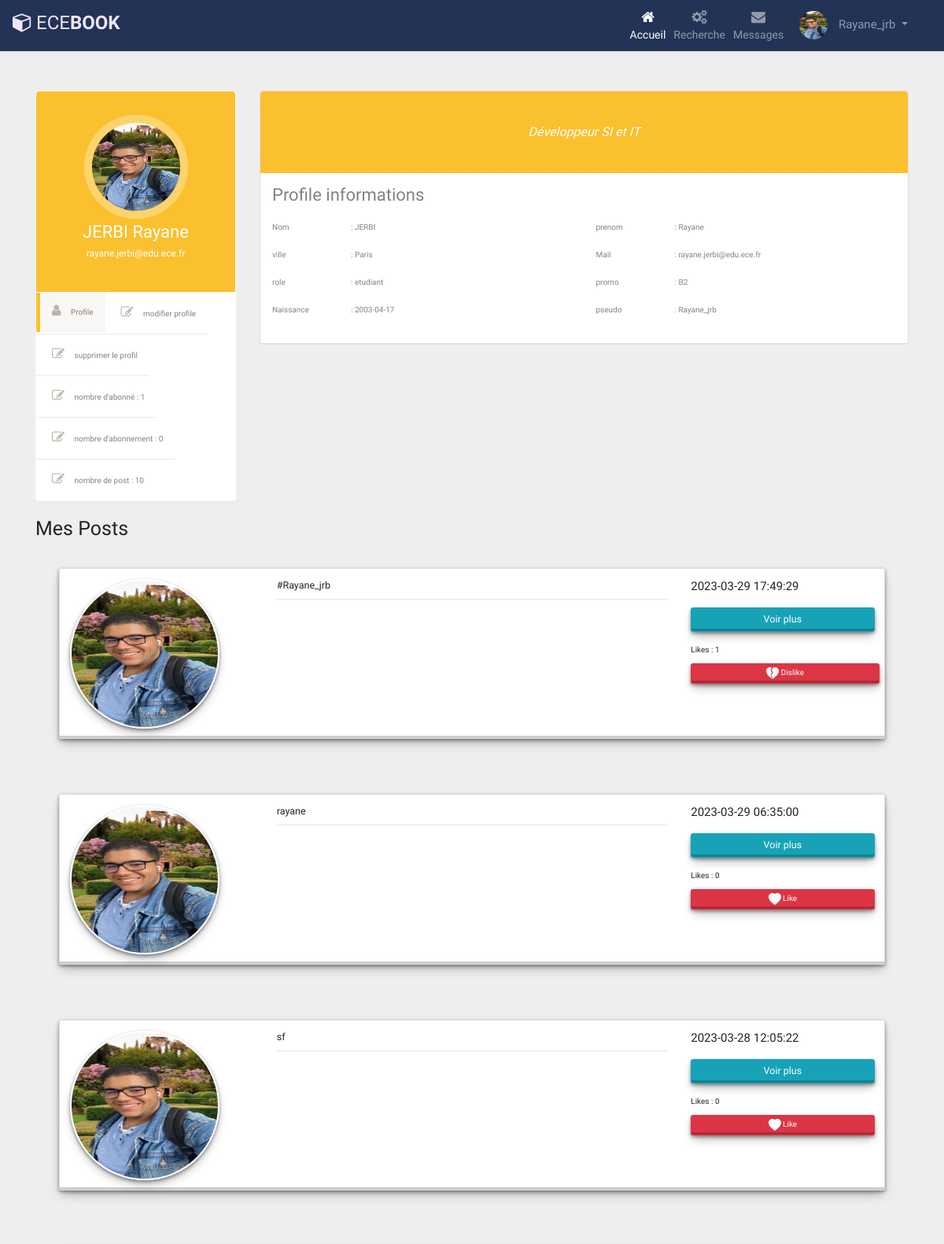
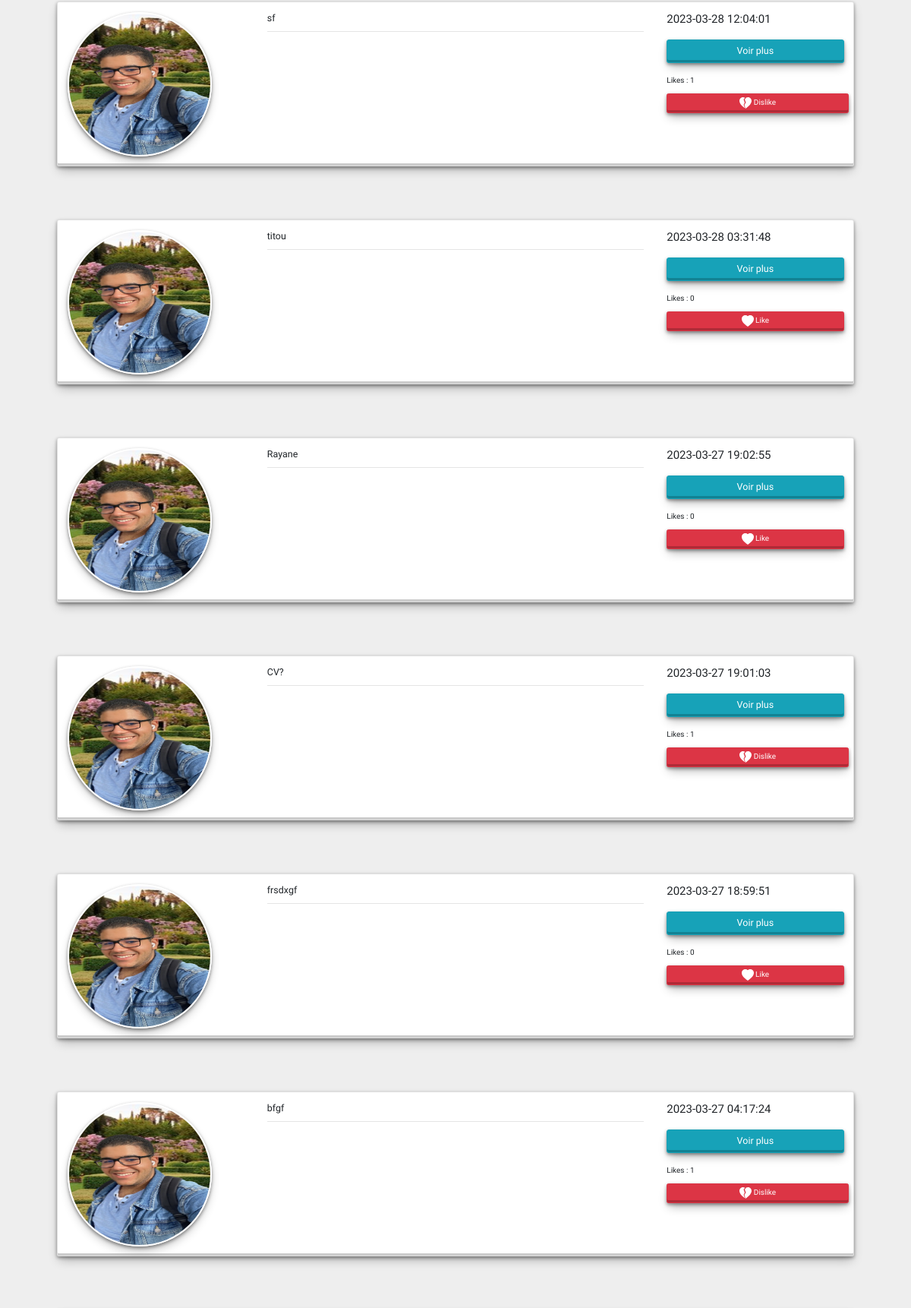
Page /views/profile.php (signed in, upper part) on the committed database (2 pictures, top to bottom).
### tables this page shows
CREATE TABLE IF NOT EXISTS `utilisateur` (
  `id_user` int NOT NULL AUTO_INCREMENT,
  `nom` varchar(255) DEFAULT NULL,
  `prenom` varchar(255) DEFAULT NULL,
  `image` varchar(255) NOT NULL,
  `ville` varchar(255) DEFAULT NULL,
  `adressemail` varchar(255) DEFAULT NULL,
  `mdp` varchar(255) DEFAULT NULL,
  `roll` enum('etudiant','professeur','admin') DEFAULT 'etudiant',
  `promo` text,
  `datedenaissance` date DEFAULT NULL,
  `description` varchar(255) DEFAULT NULL,
  `pseudo` varchar(255) DEFAULT NULL,
  `code_confirmation` varchar(255) NOT NULL,
  `confirmer` tinyint(1) DEFAULT 1,
  PRIMARY KEY (`id_user`)
);

CREATE TABLE IF NOT EXISTS `post` (
  `id_post` int NOT NULL AUTO_INCREMENT,
  `message` text,
  `image` varchar(255) DEFAULT NULL,
  `nomcrea` varchar(255) DEFAULT NULL,
  `titre` varchar(255) DEFAULT NULL,
  `id_user` int DEFAULT NULL,
  `nom` varchar(255) DEFAULT NULL,
  `publique` tinyint(1) DEFAULT '0',
  `date` timestamp NOT NULL DEFAULT CURRENT_TIMESTAMP,
  PRIMARY KEY (`id_post`),
  KEY `id_user` (`id_user`)
);

### controller/database.php (called while the page is built, shortened)
<?php
class Database{
    private static $dns;
    private static $user;
    private static $password;
    private static $database;
    public function __construct()
    {
        self::$dns = "mysql:host=localhost;dbname=ecebook;port=3306";
        self::$user = "root";
        self::$password = "";
        try {
            self::$database = new PDO(self::$dns, self::$user, self::$password);
            self::$database->setAttribute(PDO::ATTR_ERRMODE, PDO::ERRMODE_EXCEPTION);
        } catch(PDOException $e) {
            echo "Erreur de connexion à la base de données: " . $e->getMessage();
            die();
        }
    }
    public static function getInstance() {
        return self::$database;
    }
public function GetUserById($user_id) {
    $database = self::getInstance();
    $query = "SELECT * FROM utilisateur  WHERE id_user = ?";
    $statement = $database->prepare($query);
    $statement->bindParam(1, $user_id, PDO::PARAM_INT);
    $statement->execute();
    $user = $statement->fetch(PDO::FETCH_ASSOC);
    return $user;
}
public function getAllPostsByIduser($id_user) {
    $database = self::getInstance();
    $query = "SELECT * FROM post WHERE id_user=:user_id ORDER BY date DESC";
    $statement = $database->prepare($query);
    $statement->bindParam(":user_id", $id_user);
    $statement->execute();
    return $statement->fetchAll();
}
    public function getCountforPostbyIdpost($id_post){
        $database = self::getInstance();
        $query = "SELECT count(*) FROM likes WHERE id_post=:id_post";
        $statement = $database->prepare($query);
        $statement->bindParam(":id_post", $id_post);
        $statement->execute();
        $count = $statement->fetch(PDO::FETCH_NUM);
        return $count[0];
    }
    function userLikesAnnonce($id_user,$id_post){
        $sql = "SELECT * FROM `likes` WHERE `id_user`= ? AND `id_post` = ?";
        $statementCHECK = self::$database->prepare($sql);
        $statementCHECK->execute(array( $id_user, $id_post ));
        if ( sizeof($statementCHECK->fetchAll()) == 0 ) {
            return true;
        }else{
            return false;
        }
    }
public function getSubsByUser2Id($user2_id)
{
    $database = self::getInstance();
    $query = "SELECT * FROM abonnement WHERE user2_id=:user2_id";
    try{
        $statement = $database->prepare($query);
        $statement->bindParam(':user2_id', $user2_id);
        $statement->execute();
        $results = $statement->fetchAll(PDO::FETCH_ASSOC);
        return $results;
    }catch(PDOException $e){
        echo "Error getting the subscribers: " . $e->getMessage();
        die();
    }
}
public function getSubsByUser1Id($user1_id)
{
    $database = self::getInstance();
    $query = "SELECT * FROM abonnement WHERE user1_id=:user1_id";
    try{
        $statement = $database->prepare($query);
        $statement->bindParam(':user1_id', $user1_id);
        $statement->execute();
        $results = $statement->fetchAll(PDO::FETCH_ASSOC);
        return $results;
    }catch(PDOException $e){
        echo "Error getting the subscribers: " . $e->getMessage();
        die();
    }
}
}

### model/profil.php (called while the page is built, shortened)
<?php
require_once("../controller/database.php");
if(!isset($_SESSION["id_user"])){
    header("Location:../views/connexion.php");
    exit();
} else {
    $db = new Database();
    $nb_abonnement = count($db->getSubsByUser2Id($_SESSION["id_user"]));
    $nb_abonné = count($db->getSubsByUser1Id($_SESSION["id_user"]));
    $nb_post=count($db->getAllPostsByIduser($_SESSION["id_user"]));
}
?>

### views/profile.php (the view, shortened to what this page needs)
<?php
require_once("../model/profil.php");
?>
<!DOCTYPE html>
<html lang="en">
<head>
    <link rel="stylesheet" href="../style/profile.css">
    <link rel="stylesheet" href="https://maxcdn.bootstrapcdn.com/bootstrap/3.3.7/css/bootstrap.min.css">
</head>
<body>
    <?php require("../model/navbar.php") ?>
<div class="container bootstrap snippets bootdey">
<div class="row">
  <div class="profile-nav col-md-3">
      <div class="panel ">
          <div class="user-heading round">
              <a href="#">
              <?php
					if($user["image"] != null) : ?>
						<img src="../uploads/<?=  $user["image"] ?>"  class="d-block ui-w-100 rounded-circle" />
                    <?php elseif ($user["image"] == null) : ?>
						<img src="../uploads/avatar.png"  class="d-block ui-w-100 rounded-circle"/>
                <?php endif ; ?>
              </a>
              <h1><?=  $user["nom"] . " " . $user["prenom"] ?></h1>
              <p><?=  $user["adressemail"] ?></p>
          </div>
          <ul class="nav nav-pills nav-stacked">
              <li class="active"><a href="#"> <i class="fa fa-user"></i> Profile</a></li>
              <li><a href="../views/updateUser.php"> <i class="fa fa-edit"></i> modifier profile</a></li>
              <li><a href="../model/deleteUser.php"> <i class="fa fa-edit"></i> supprimer le profil</a></li>
              <li><a href="#"> <i class="fa fa-edit"></i> nombre d'abonné : <?php echo $nb_abonnement ?></a></li>
              <li><a href="#"> <i class="fa fa-edit"></i> nombre d'abonnement : <?php echo $nb_abonné ?></a></li>
              <li><a href="#"> <i class="fa fa-edit"></i> nombre de post : <?php echo $nb_post ?></a></li>
          </ul>
      </div>
  </div>
  <div class="profile-info col-md-9">
        <div class="panel card ">
            <div class="bio-graph-heading">
                <?=  $user["description"] ?>
            </div>
            <div class="panel-body bio-graph-info">
                <h1>Profile informations </h1>
                <div class="row">
                    <div class="bio-row">
                        <p><span>Nom </span>: <?= $user["nom"]  ?></p>
                    </div>
                    <div class="bio-row">
                        <p><span>prenom </span>: <?=  $user["prenom"] ?></p>
                    </div>
                    <div class="bio-row">
                        <p><span>ville </span>: <?= $user["ville"]  ?></p>
                    </div>
                    <div class="bio-row">
                        <p><span>Mail</span>: <?= $user["adressemail"] ?></p>
                    </div>
                    <div class="bio-row">
                        <p><span>role </span>: <?=  $user["roll"] ?> </p>
                    </div>
                    <div class="bio-row">
                        <p><span>promo </span>: <?=  $user["promo"] ?></p>
                    </div>
                    <div class="bio-row">
                        <p><span>Naissance </span>: <?= $user["datedenaissance"] ?></p>
                    </div>
                    <div class="bio-row">
                        <p><span>pseudo </span>: <?=  $user["pseudo"] ?></p>
                    </div>
                </div>
            </div>
        </div>
    </div>
    </div>
    <h1>Mes Posts</h1>
    <?php
    $posts=$db->getAllPostsByIduser($user["id_user"]);
    foreach($posts as $post) :
        ?>
  <?php $nombre = $db->getCountforPostbyIdpost($post["id_post"]);?>
<section style="background-color: #eee;">
  <div class="container py-5">
    <div class="row justify-content-center mb-3">
      <div class="col-md-12 col-xl-15">
      <div class="container gedf-wrapper">
      <div class="card ">
          <div class="card-body">
            <div class="row">
              <div class="col-md-12 col-lg-3 col-xl-3 mb-4 mb-lg-0">
                <div class="bg-image hover-zoom ripple rounded ripple-surface">
                <?php
                  if($user["image"] != null) : ?>
                    <img src="../uploads/<?=  $user["image"] ?>"   class="w-100 avatar-post" />
                  <?php elseif ($user["image"] == null) : ?>
                    <img src="../uploads/avatar.png"  class="w-100"/>
                  <?php endif ; ?>
                </div>
              </div>
              <div class="col-md-6 col-lg-6 col-xl-6">
                <h5><?= $post["titre"] ?></h5>
              <hr>
              </div>
              <div class="col-md-6 col-lg-3 col-xl-3 border-sm-start-none border-start">
                <div class="d-flex flex-row align-items-center mb-1">
                  <h4 class="mb-1 me-1"><?=  $post["date"] ?></h4>
                </div>
                <div class="d-flex flex-column mt-4">
                  <a class="btn btn-lg btn-square btn-info text-info-hover"   href="../views/SinglepagePost.php?post_id=<?php echo intval($post['id_post']); ?>&user_id=<?php echo intval($post['id_user']); ?>"><i class="bi bi-trash"></i> Voir plus</a><br>
                  <?php
                            if ( $db->userLikesAnnonce($_SESSION['id_user'],$post["id_post"]) == true ) {
                                echo '
                                <p><span>Likes </span>: '.$nombre.'</p>
                                <a href="../model/addLikeUser.php?user_id='.$_SESSION['id_user'].'&post_id='.$post["id_post"].'" style="max-width: 240px" class="btn btn-danger " >
                                    <svg xmlns="http://www.w3.org/2000/svg" width="16" height="16" fill="currentColor" class="bi bi-heart-fill" viewBox="0 0 16 16">
                                    <path fill-rule="evenodd" d="M8 1.314C12.438-3.248 23.534 4.735 8 15-7.534 4.736 3.562-3.248 8 1.314z"/>
                                    </svg> Like
                                </a> &nbsp;&nbsp;&nbsp;
                                ';
                            }elseif($db->userLikesAnnonce($_SESSION['id_user'],$post["id_post"]) == false ) {
                                echo '
                                <p><span>Likes </span>: '.$nombre.'</p>
                                <a href="../model/addLikeUser.php?user_id='.$_SESSION['id_user'].'&post_id='.$post["id_post"].'"  style="width: 240px" class="btn btn-danger " style="width: 250px">
                                <svg xmlns="http://www.w3.org/2000/svg" width="16" height="16" fill="currentColor" class="bi bi-heartbreak-fill" viewBox="0 0 16 16">
                                <path fill-rule="evenodd" d="M8.931.586 7 3l1.5 4-2 3L8 15C22.534 5.396 13.757-2.21 8.931.586ZM7.358.77 5.5 3 7 7l-1.5 3 1.815 4.537C-6.533 4.96 2.685-2.467 7.358.77Z"/>
                                </svg> Dislike
                            </a> &nbsp;&nbsp;&nbsp;
                                ';
                            }
                            ?>
                </div>
              </div>
            </div>
          </div>
        </div>
        </div>
      </div>
    </div>
  </div>
</section>
<?php endforeach ; ?>
</body>
</html>

### model/navbar.php (shortened to what this page needs)
<?php
require_once("../controller/database.php");
if(isset($_SESSION["id_user"])){
	$db = new Database();
	$user = $db->GetUserById($_SESSION["id_user"]);
}
?>
<!DOCTYPE html>
<html lang="en">
<head>
<link rel="stylesheet" href="https://stackpath.bootstrapcdn.com/bootstrap/4.5.0/css/bootstrap.min.css">
<link rel="stylesheet" href="https://maxcdn.bootstrapcdn.com/font-awesome/4.7.0/css/font-awesome.min.css">
<link rel="stylesheet" href="../style/navbar.css">
</head>
<body>
<nav class="navbar navbar-expand-xl navbar-dark bg-dark">
	<a href="#" class="navbar-brand"><i class="fa fa-cube"></i>ECE<b>BOOK</b></a>
	<div id="navbarCollapse" class="collapse navbar-collapse justify-content-start">
		<?php if(isset($_SESSION["id_user"])) : ?>
		<div class="navbar-nav ml-auto">
			<a href="../views/index2.php" class="nav-item nav-link active"><i class="fa fa-home"></i><span>Accueil</span></a>
			<a href="../views/navSearchUsers.php" class="nav-item nav-link"><i class="fa fa-gears"></i><span>Recherche</span></a>
			<a href="../views/messagerie.php" class="nav-item nav-link"><i class="fa fa-envelope"></i><span>Messages</span></a>
			<div class="nav-item dropdown">
				<a href="#" data-toggle="dropdown" class="nav-item nav-link dropdown-toggle user-action">
				<?php
					if($user["image"] != null) : ?>
						<img src="../uploads/<?=  $user["image"] ?>" class="avatar" alt="Avatar"> <?=  $user["pseudo"] ?>
                    <?php elseif ($user["image"] == null) : ?>
						<img src="../uploads/avatar.png" class="avatar" alt="Avatar"> <?=$user["pseudo"] ?>
                    <?php endif ; ?>
				</a>
			</div>
		</div>
        <?php endif ; ?>
	</div>
</nav>
</body>
</html>

### style/profile.css (style rules this page uses)
body { color: #797979; }
.profile-nav, .profile-info { margin-top: 30px; }
.profile-nav .user-heading { background: #fbc02d; color: #fff; border-radius: 4px 4px 0 0; -webkit-border-radius: 4px 4px 0 0; padding: 30px; text-align: center; }
.btn-danger, .btn-info { box-shadow: rgba(0, 0, 0, 0.4) 0px 2px 4px, rgba(0, 0, 0, 0.3) 0px 7px 13px -3px, rgba(0, 0, 0, 0.2) 0px -3px 0px inset; }
.profile-nav .user-heading.round a { border-radius: 50%; -webkit-border-radius: 50%; border: 10px solid rgba(255, 255, 255, 0.3); display: inline-block; }
.profile-nav .user-heading a img { width: 112px; height: 112px; border-radius: 50%; -webkit-border-radius: 50%; }
.profile-nav .user-heading h1 { font-size: 22px; font-weight: 300; margin-bottom: 5px; }
.profile-nav .user-heading p { font-size: 12px; }
.profile-nav ul { margin-top: 1px; }
.profile-nav ul>li { border-bottom: 1px solid #ebeae6; margin-top: 0; line-height: 30px; }
.profile-nav ul>li:last-child { border-bottom: none; }
.profile-nav ul>li>a { border-radius: 0; -webkit-border-radius: 0; color: #89817f; border-left: 5px solid #fff; }
.profile-nav ul>li>a:hover, .profile-nav ul>li>a:focus, .profile-nav ul li.active a { background: #f8f7f5 !important; border-left: 5px solid #fbc02d; color: #89817f !important; }
.profile-nav ul>li:last-child>a:last-child { border-radius: 0 0 4px 4px; -webkit-border-radius: 0 0 4px 4px; }
.profile-nav ul>li>a>i { font-size: 16px; padding-right: 10px; color: #bcb3aa; }
.bio-graph-heading { background: #fbc02d; color: #fff; text-align: center; font-style: italic; padding: 40px 110px; border-radius: 4px 4px 0 0; -webkit-border-radius: 4px 4px 0 0; font-size: 16px; font-weight: 300; }
.bio-graph-info { color: #89817e; }
.bio-graph-info h1 { font-size: 22px; font-weight: 300; margin: 0 0 20px; }
.bio-row { width: 50%; float: left; margin-bottom: 10px; padding: 0 15px; }
.bio-row p span { width: 100px; display: inline-block; }
.card { height: auto; box-shadow: rgba(0, 0, 0, 0.4) 0px 2px 4px, rgba(0, 0, 0, 0.3) 0px 7px 13px -3px, rgba(0, 0, 0, 0.2) 0px -3px 0px inset; }
.avatar-post { max-width: 190px; min-width: 190px; max-height: 190px; min-height: 190px; border: 2px solid #fff; -moz-border-radius: 190px; -webkit-border-radius: 190px; border-radius: 190px; box-shadow: rgba(0, 0, 0, 0.4) 0px 2px 4px, rgba(0, 0, 0, 0.3) 0px 7px 13px -3px, rgba(0, 0, 0, 0.2) 0px -3px 0px inset; }

### style/navbar.css (style rules this page uses)
body { background: #eeeeee; font-family: 'Varela Round', sans-serif; }
.navbar { color: #fff; background: #223355 !important; padding: 5px 16px; border-radius: 0; border: none; box-shadow: 0 0 4px rgba(0, 0, 0, .1); }
.navbar img { border-radius: 50%; width: 36px; height: 36px; margin-right: 10px; }
.navbar .navbar-brand { color: #efe5ff; padding-left: 0; padding-right: 50px; font-size: 24px; }
.navbar .navbar-brand i { font-size: 25px; margin-right: 5px; }
.navbar .nav-item i { font-size: 18px; }
.navbar .nav-item span { position: relative; top: 3px; }
.navbar .navbar-nav>a { color: #efe5ff; padding: 8px 15px; font-size: 14px; }
.navbar .navbar-nav>a>i { display: block; text-align: center; }
.navbar .navbar-nav .user-action { padding: 9px 15px; font-size: 15px; }

### rows in the picture
utilisateur: image (picture), pseudo "Rayane_jrb", nom "JERBI", prenom "Rayane", adressemail "rayane.jerbi@edu.ece.fr", description "Développeur SI et IT", ville "Paris", roll "etudiant", promo "B2", datedenaissance "2003-04-17"
post: id_user.image (picture), titre "#Rayane_jrb", date "2023-03-29 17:49:29", nombre "1"
post: id_user.image (picture), titre "rayane", date "2023-03-29 06:35:00", nombre "0"
post: id_user.image (picture), titre "sf", date "2023-03-28 12:05:22", nombre "0"
post: id_user.image (picture), titre "sf", date "2023-03-28 12:04:01", nombre "1"
post: id_user.image (picture), titre "titou", date "2023-03-28 03:31:48", nombre "0"
post: id_user.image (picture), titre "Rayane", date "2023-03-27 19:02:55", nombre "0"
post: id_user.image (picture), titre "CV?", date "2023-03-27 19:01:03", nombre "1"
post: id_user.image (picture), titre "frsdxgf", date "2023-03-27 18:59:51", nombre "0"
post: id_user.image (picture), titre "bfgf", date "2023-03-27 04:17:24", nombre "1"

### other values in the picture
$nb_abonnement "1"
$nb_abonné "0"
$nb_post "10"
